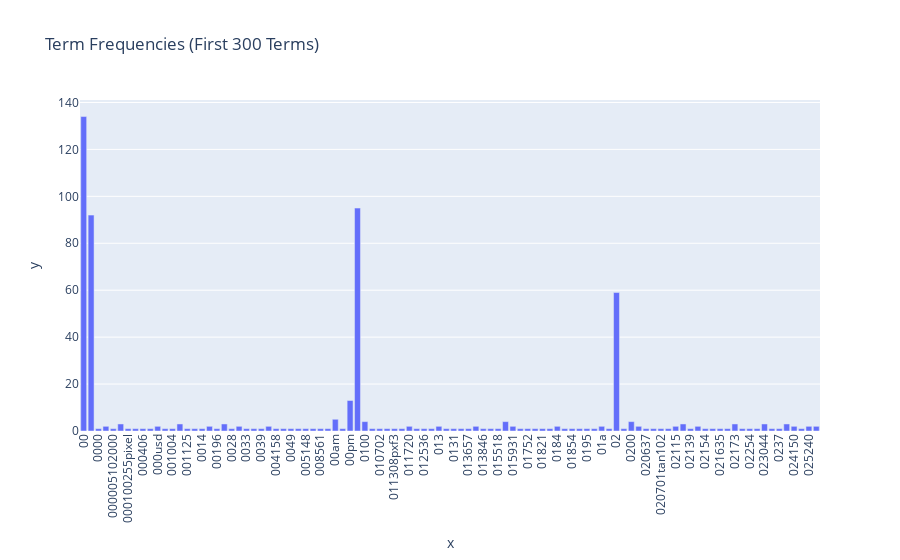

Notebook code for this chart:
### Markdown cell above
### >>> **Exercise 12 (take home):**
If you want a nicer interactive visualization here, I would encourage you try to install and use plotly to achieve this.

### Code cell
import plotly.express as px

# Get the first 100 terms and their frequencies
terms = count_vect.get_feature_names_out()[:100]
frequencies = term_frequencies[:100]

# Create interactive bar chart
fig = px.bar(
    x=terms,
    y=frequencies,
    title='Term Frequencies (First 300 Terms)'
)

# Rotate x-axis labels for better readability
fig.update_layout(xaxis_tickangle=-90)

# Show the interactive plot
fig.show()

### Figure 1 — Plotly figure (JSON) as saved in the notebook; plotly's stock layout.template omitted (floating-point values rounded to 4 significant figures)
{"data": [{"hovertemplate": "x=%{x}<br>y=%{y}<extra></extra>", "legendgroup": "", "marker": {"color": "#636efa", "pattern": {"shape": ""}}, "name": "", "orientation": "v", "showlegend": false, "textposition": "auto", "type": "bar", "x": ["00", "000", "0000", "0000001200", "000005102000", "0001", "000100255pixel", "00014", "000406", "0007", "000usd", "0010", "001004", "0010580b", "001125", "001200201pixel", "0014", "001642", "00196", "002", "0028", "003258u19250", "0033", "0038", "0039", "004021809", "004158", "004627", "0049", "00500", "005148", "00630", "008561", "0094", "00am", "00index", "00pm", "01", "0100", "010116", "010702", "011255", "011308pxf3", "011605", "011720", "012019", "012536", "012946", "013", "013034", "0131", "013423tan102", "013657", "0138", "013846", "0150", "015518", "01580", "015931", "01720", "01752", "0179", "01821", "01830", "0184", "01852", "01854", "01890", "0195", "0199", "01a", "01wb", "02", "020", "0200", "020504", "020637", "020646", "020701tan102", "020751", "02115", "02118", "02139", "02142", "02154", "02160", "021635", "021708", "02173", "0223", "02254", "022621tan102", "023044", "0235", "0237", "024103", "024150", "024626", "025240", "025924"], "xaxis": "x", "y": [134, 92, 1, 2, 1, 3, 1, 1, 1, 1, 2, 1, 1, 3, 1, 1, 1, 2, 1, 3, 1, 2, 1, 1, 1, 2, 1, 1, 1, 1, 1, 1, 1, 1, 5, 1, 13, 95, 4, 1, 1, 1, 1, 1, 2, 1, 1, 1, 2, 1, 1, 1, 1, 2, 1, 1, 1, 4, 2, 1, 1, 1, 1, 1, 2, 1, 1, 1, 1, 1, 2, 1, 59, 1, 4, 2, 1, 1, 1, 1, 2, 3, 1, 2, 1, 1, 1, 1, 3, 1, 1, 1, 3, 1, 1, 3, 2, 1, 2, 2], "yaxis": "y"}], "layout": {"barmode": "relative", "legend": {"tracegroupgap": 0}, "title": {"text": "Term Frequencies (First 300 Terms)"}, "xaxis": {"anchor": "y", "domain": [0, 1], "tickangle": -90, "title": {"text": "x"}}, "yaxis": {"anchor": "x", "domain": [0, 1], "title": {"text": "y"}}}}
